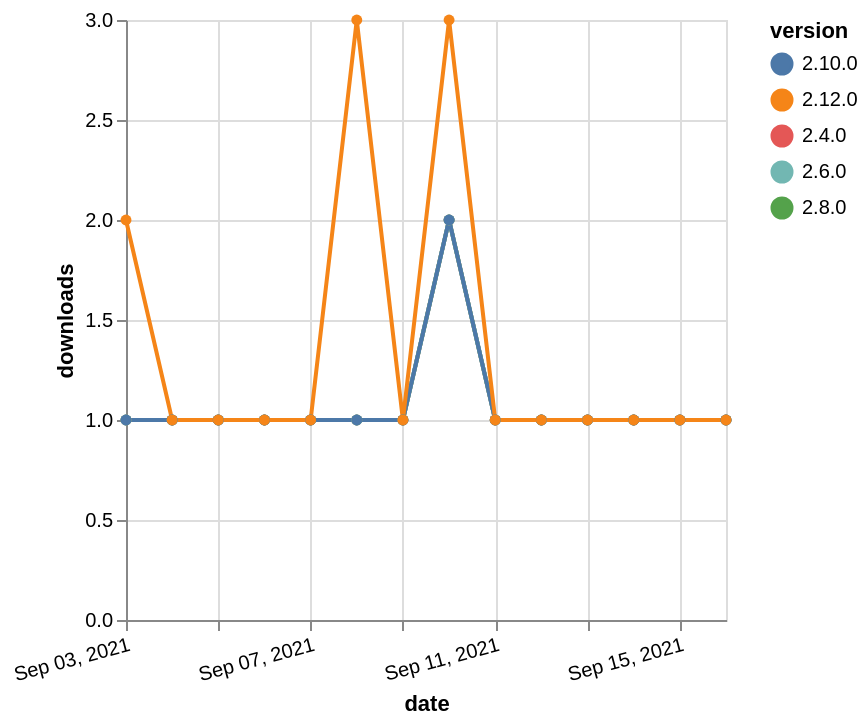

Write a Vega-Lite specification for this figure.
### Vega-Lite specification from a JSON file in a GitHub repository (floating-point values rounded to 4 significant figures)
{"$schema": "https://vega.github.io/schema/vega-lite/v5.json", "description": "A simple bar chart with embedded data.", "data": {"values": [{"date": "2021-09-03", "total": 244, "delta": 1, "version": "2.4.0"}, {"date": "2021-09-04", "total": 245, "delta": 1, "version": "2.4.0"}, {"date": "2021-09-05", "total": 246, "delta": 1, "version": "2.4.0"}, {"date": "2021-09-06", "total": 247, "delta": 1, "version": "2.4.0"}, {"date": "2021-09-07", "total": 248, "delta": 1, "version": "2.4.0"}, {"date": "2021-09-08", "total": 249, "delta": 1, "version": "2.4.0"}, {"date": "2021-09-09", "total": 250, "delta": 1, "version": "2.4.0"}, {"date": "2021-09-10", "total": 252, "delta": 2, "version": "2.4.0"}, {"date": "2021-09-11", "total": 253, "delta": 1, "version": "2.4.0"}, {"date": "2021-09-12", "total": 254, "delta": 1, "version": "2.4.0"}, {"date": "2021-09-13", "total": 255, "delta": 1, "version": "2.4.0"}, {"date": "2021-09-14", "total": 256, "delta": 1, "version": "2.4.0"}, {"date": "2021-09-15", "total": 257, "delta": 1, "version": "2.4.0"}, {"date": "2021-09-16", "total": 258, "delta": 1, "version": "2.4.0"}, {"date": "2021-09-03", "total": 188, "delta": 1, "version": "2.8.0"}, {"date": "2021-09-04", "total": 189, "delta": 1, "version": "2.8.0"}, {"date": "2021-09-05", "total": 190, "delta": 1, "version": "2.8.0"}, {"date": "2021-09-06", "total": 191, "delta": 1, "version": "2.8.0"}, {"date": "2021-09-07", "total": 192, "delta": 1, "version": "2.8.0"}, {"date": "2021-09-08", "total": 193, "delta": 1, "version": "2.8.0"}, {"date": "2021-09-09", "total": 194, "delta": 1, "version": "2.8.0"}, {"date": "2021-09-10", "total": 196, "delta": 2, "version": "2.8.0"}, {"date": "2021-09-11", "total": 197, "delta": 1, "version": "2.8.0"}, {"date": "2021-09-12", "total": 198, "delta": 1, "version": "2.8.0"}, {"date": "2021-09-13", "total": 199, "delta": 1, "version": "2.8.0"}, {"date": "2021-09-14", "total": 200, "delta": 1, "version": "2.8.0"}, {"date": "2021-09-15", "total": 201, "delta": 1, "version": "2.8.0"}, {"date": "2021-09-16", "total": 202, "delta": 1, "version": "2.8.0"}, {"date": "2021-09-03", "total": 194, "delta": 1, "version": "2.6.0"}, {"date": "2021-09-04", "total": 195, "delta": 1, "version": "2.6.0"}, {"date": "2021-09-05", "total": 196, "delta": 1, "version": "2.6.0"}, {"date": "2021-09-06", "total": 197, "delta": 1, "version": "2.6.0"}, {"date": "2021-09-07", "total": 198, "delta": 1, "version": "2.6.0"}, {"date": "2021-09-08", "total": 199, "delta": 1, "version": "2.6.0"}, {"date": "2021-09-09", "total": 200, "delta": 1, "version": "2.6.0"}, {"date": "2021-09-10", "total": 202, "delta": 2, "version": "2.6.0"}, {"date": "2021-09-11", "total": 203, "delta": 1, "version": "2.6.0"}, {"date": "2021-09-12", "total": 204, "delta": 1, "version": "2.6.0"}, {"date": "2021-09-13", "total": 205, "delta": 1, "version": "2.6.0"}, {"date": "2021-09-14", "total": 206, "delta": 1, "version": "2.6.0"}, {"date": "2021-09-15", "total": 207, "delta": 1, "version": "2.6.0"}, {"date": "2021-09-16", "total": 208, "delta": 1, "version": "2.6.0"}, {"date": "2021-09-03", "total": 169, "delta": 1, "version": "2.10.0"}, {"date": "2021-09-04", "total": 170, "delta": 1, "version": "2.10.0"}, {"date": "2021-09-05", "total": 171, "delta": 1, "version": "2.10.0"}, {"date": "2021-09-06", "total": 172, "delta": 1, "version": "2.10.0"}, {"date": "2021-09-07", "total": 173, "delta": 1, "version": "2.10.0"}, {"date": "2021-09-08", "total": 174, "delta": 1, "version": "2.10.0"}, {"date": "2021-09-09", "total": 175, "delta": 1, "version": "2.10.0"}, {"date": "2021-09-10", "total": 177, "delta": 2, "version": "2.10.0"}, {"date": "2021-09-11", "total": 178, "delta": 1, "version": "2.10.0"}, {"date": "2021-09-12", "total": 179, "delta": 1, "version": "2.10.0"}, {"date": "2021-09-13", "total": 180, "delta": 1, "version": "2.10.0"}, {"date": "2021-09-14", "total": 181, "delta": 1, "version": "2.10.0"}, {"date": "2021-09-15", "total": 182, "delta": 1, "version": "2.10.0"}, {"date": "2021-09-16", "total": 183, "delta": 1, "version": "2.10.0"}, {"date": "2021-09-03", "total": 193, "delta": 2, "version": "2.12.0"}, {"date": "2021-09-04", "total": 194, "delta": 1, "version": "2.12.0"}, {"date": "2021-09-05", "total": 195, "delta": 1, "version": "2.12.0"}, {"date": "2021-09-06", "total": 196, "delta": 1, "version": "2.12.0"}, {"date": "2021-09-07", "total": 197, "delta": 1, "version": "2.12.0"}, {"date": "2021-09-08", "total": 200, "delta": 3, "version": "2.12.0"}, {"date": "2021-09-09", "total": 201, "delta": 1, "version": "2.12.0"}, {"date": "2021-09-10", "total": 204, "delta": 3, "version": "2.12.0"}, {"date": "2021-09-11", "total": 205, "delta": 1, "version": "2.12.0"}, {"date": "2021-09-12", "total": 206, "delta": 1, "version": "2.12.0"}, {"date": "2021-09-13", "total": 207, "delta": 1, "version": "2.12.0"}, {"date": "2021-09-14", "total": 208, "delta": 1, "version": "2.12.0"}, {"date": "2021-09-15", "total": 209, "delta": 1, "version": "2.12.0"}, {"date": "2021-09-16", "total": 210, "delta": 1, "version": "2.12.0"}]}, "width": "container", "mark": {"type": "line", "point": {"filled": true}}, "encoding": {"x": {"field": "date", "type": "temporal", "timeUnit": "yearmonthdate", "title": "date", "axis": {"labelAngle": -15}}, "y": {"field": "delta", "type": "quantitative", "title": "downloads"}, "color": {"field": "version", "type": "nominal"}, "tooltip": {"field": "delta"}}}
